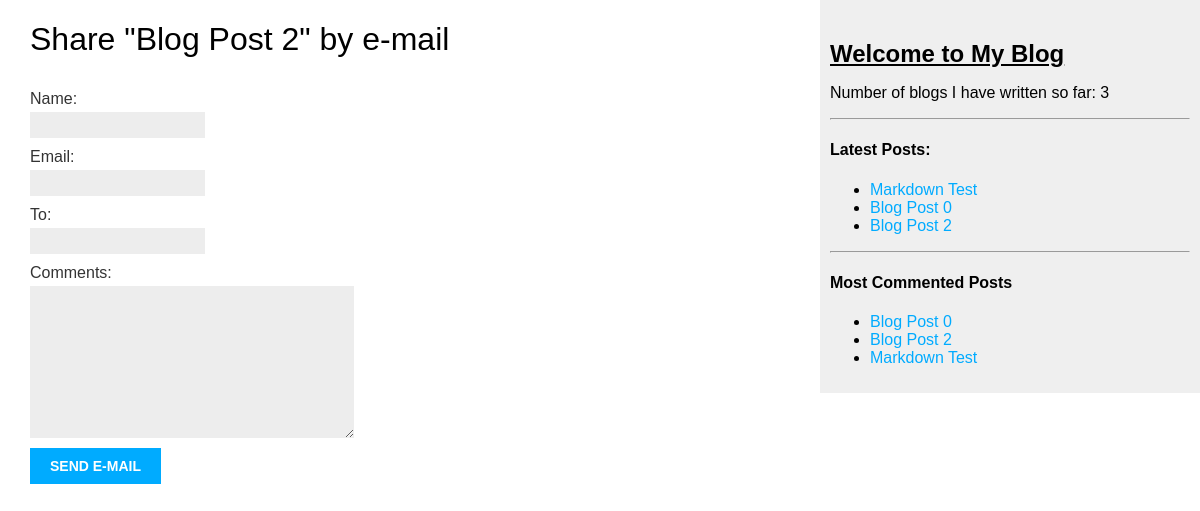
/blog/3/share/, run on the app's committed database.
### blog/models.py (models this page shows, shortened)
class Post(models.Model):
    STATUS_CHOICES = (
        ('draft', 'Draft'),
        ('published', 'Published'),
    ) # (A,B) = (Value which will be stored in the model, Value which will be displayed to the user as choice)
    title = models.CharField(max_length=200)
    slug = models.SlugField(max_length=200, unique_for_date='publish')
    author = models.ForeignKey(User, on_delete=models.CASCADE, related_name='blog_posts')
    body = models.TextField()
    publish = models.DateTimeField(default=timezone.now)
    created = models.DateTimeField(auto_now_add=True)
    updated = models.DateTimeField(auto_now=True)
    status = models.CharField(max_length=10, choices=STATUS_CHOICES, default='draft')
    objects = models.Manager() # Default manager
    published = PublishedManager() # Custom manager
    tags = TaggableManager()
    def get_absolute_url(self):
        return reverse(
            'blog:post_detail',
            args = [self.publish.year, self.publish.month, self.publish.day, self.slug]
        )
    class Meta:
        ordering = ('-publish',)
        db_table = 'blog_post' # Default table name is already 'blog_post'

### blog/views.py (the view)
# urls.py: path('<int:post_id>/share/', views.post_share, name='post_share'),
def post_share(request, post_id):
    post = get_object_or_404(Post, id=post_id, status='published')
    sent = False
    if request.method == 'POST':
        form = EmailPostForm(data=request.POST)
        if form.is_valid():
            cd = form.cleaned_data # Creates a dictionary of form fields and its values
            post_url = request.build_absolute_uri(post.get_absolute_url())
            subject = f"{cd['name']} recommends you read {post.title}"
            message = f"Read {post.title} at {post_url}\n\n{cd['name']}\'s comments: {cd['comments']}"
            send_mail(subject, message, 'somedummyid@gmail.com', [cd['to']])
            sent = True
    else:
        form = EmailPostForm()
    return render(request, 'blog/post/share.html', {'post': post, 'form': form, 'sent': sent})

### blog/forms.py
class EmailPostForm(forms.Form):
    name = forms.CharField(max_length=50)
    email = forms.EmailField()
    to = forms.EmailField()
    comments = forms.CharField(required=False, widget=forms.Textarea)

### blog/models.py (called while the page is built)
    def get_queryset(self):
        return super(PublishedManager, self).get_queryset().filter(status='published')

### blog/templatetags/block_tags.py (called while the page is built)
@register.simple_tag
def total_posts():
    return Post.published.count()

@register.inclusion_tag('blog/post/latest_posts.html')
def show_latest_posts(count = 5):
    latest_posts = Post.published.order_by('-publish')[:count]
    return {'latest_posts': latest_posts}

@register.simple_tag
def get_most_commented_posts(count=5):
    return Post.published.annotate(total_comments = Count('comments')).order_by('-total_comments')[:count]

### blog/templates/blog/post/share.html (shortened to what this page needs)
{% extends 'blog/base.html' %}
{% block content %}
    {% if sent %}
        <h1>E-mail Sent Successfully</h1>
        <p>
            "{{ post.title }}" was successfully sent to {{ form.cleaned_data.to }}.
        </p>
    {% else %}
        <h1>Share "{{ post.title }}" by e-mail</h1>
        <form method="post">
            {{ form.as_p }}
            <input type="submit" value="Send e-mail">
        </form>
    {% endif %}
{% endblock %}

### blog/templates/blog/base.html (shortened to what this page needs)
{% load static %}
{% load block_tags %}
<!DOCTYPE html>
<html>
    <head>
        <link href="{% static 'css/blog.css' %}" rel="stylesheet">
    </head>
    <body>
        <div id="content">
            {% block content %}
            {% endblock %}
        </div>
        <div id="sidebar">
            <h2><b><u>Welcome to My Blog</u></b></h2>
            <p>Number of blogs I have written so far: {% total_posts %}</p>
            <hr>
            <h4>Latest Posts:</h4>
            {% show_latest_posts %}
            <hr>
            <div>
                <h4>Most Commented Posts</h4>
                {% get_most_commented_posts as most_commented_posts %}
                <ul>
                    {% for post in most_commented_posts %}
                    <li>
                        <a href="{{ post.get_absolute_url }}">{{ post.title }}</a>
                    </li>
                    {% endfor %}
                </ul>
            </div>
        </div>
    </body>
</html>

### blog/templates/blog/post/latest_posts.html
<ul>
    {% for post in latest_posts %}
    <li>
        <a href="{{ post.get_absolute_url }}">{{ post.title }}</a>
    </li>
    {% endfor %}
</ul>

### blog/static/css/blog.css (style rules this page uses)
body { margin: 0; padding: 0; font-family: helvetica, sans-serif; }
a { color: #00abff; text-decoration: none; }
h1 { font-weight: normal; padding: 0 0 10px 0; }
h2 { font-weight: normal; margin: 30px 0 0; }
#content { float: left; width: 60%; padding: 0 0 0 30px; }
#sidebar { float: right; width: 30%; padding: 10px; height: 100%; background: #efefef; }
label { float: left; clear: both; color: #333; margin-bottom: 4px; }
input, textarea { clear: both; float: left; margin: 0 0 10px; background: #ededed; border: 0; padding: 6px 10px; font-size: 12px; }
input[type=submit] { font-weight: bold; background: #00abff; color: #fff; padding: 10px 20px; font-size: 14px; text-transform: uppercase; }

### data on the page
Post: title "Blog Post 2"
Post: title "Markdown Test"
Post: title "Blog Post 0"
